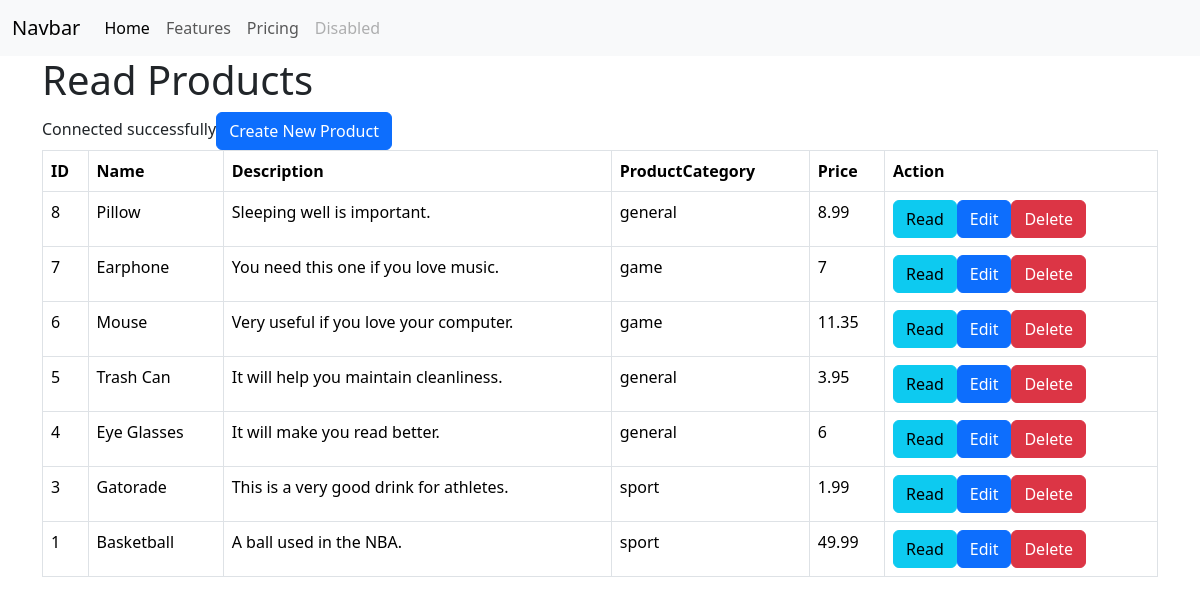
Screenshot of /product_listing.php with the database file from the repository.
### tables this page shows
CREATE TABLE IF NOT EXISTS `products` (
  `id` int NOT NULL AUTO_INCREMENT,
  `name` varchar(128) NOT NULL,
  `description` text NOT NULL,
  `product_cat` int NOT NULL,
  `price` double NOT NULL,
  `created` datetime NOT NULL,
  `modified` timestamp NOT NULL DEFAULT CURRENT_TIMESTAMP ON UPDATE CURRENT_TIMESTAMP,
  PRIMARY KEY (`id`)
);

CREATE TABLE IF NOT EXISTS `product_cat` (
  `product_cat_id` int NOT NULL,
  `product_cat_name` varchar(50) NOT NULL,
  `product_cat_description` text NOT NULL,
  PRIMARY KEY (`product_cat_id`)
);

### product_listing.php (the view, shortened to what this page needs)
<!DOCTYPE HTML>
<?php
include "menu.php";
?>
<html>
<head>
    <link href="https://cdn.jsdelivr.net/npm/bootstrap@5.3.3/dist/css/bootstrap.min.css" rel="stylesheet">
</head>
<body>
    <div class="container">
        <div class="page-header">
            <h1>Read Products</h1>
        </div>
        <?php
        include 'config/database.php';
        $query = "SELECT id, name, description, price, product_cat_name FROM products
        INNER JOIN product_cat on products.product_cat =product_cat.product_cat_id ORDER BY id DESC";
        $stmt = $con->prepare($query);
        $stmt->execute();
        $num = $stmt->rowCount();
        echo "<a href='create.php' class='btn btn-primary m-b-1em'>Create New Product</a>";
        if ($num > 0) {
            echo "<table class='table table-hover table-responsive table-bordered'>";
            echo "<tr>";
            echo "<th>ID</th>";
            echo "<th>Name</th>";
            echo "<th>Description</th>";
            echo "<th>ProductCategory</th>";
            echo "<th>Price</th>";
            echo "<th>Action</th>";
            echo "</tr>";
            while ($row = $stmt->fetch(PDO::FETCH_ASSOC)) {
                extract($row);
                echo "<tr>";
                echo "<td>{$id}</td>";
                echo "<td>{$name}</td>";
                echo "<td>{$description}</td>";
                echo "<td>{$product_cat_name}</td>";
                echo "<td>{$price}</td>";
                echo "<td>";
                echo "<a href='product_details.php?id={$id}' class='btn btn-info m-r-1em'>Read</a>";
                echo "<a href='update.php?id={$id}' class='btn btn-primary m-r-1em'>Edit</a>";
                echo "<a href='#' onclick='delete_user({$id});'  class='btn btn-danger'>Delete</a>";
                echo "</td>";
                echo "</tr>";
            }
            echo "</table>";
        }
        else {
            echo "<div class='alert alert-danger'>No records found.</div>";
        }
        ?>
    </div>
</body>
</html>

### rows the page displays
products: id "8", name "Pillow", description "Sleeping well is important.", product_cat.product_cat_name "general", price "8.99"
products: id "7", name "Earphone", description "You need this one if you love music.", product_cat.product_cat_name "game", price "7"
products: id "6", name "Mouse", description "Very useful if you love your computer.", product_cat.product_cat_name "game", price "11.35"
products: id "5", name "Trash Can", description "It will help you maintain cleanliness.", product_cat.product_cat_name "general", price "3.95"
products: id "4", name "Eye Glasses", description "It will make you read better.", product_cat.product_cat_name "general", price "6"
products: id "3", name "Gatorade", description "This is a very good drink for athletes.", product_cat.product_cat_name "sport", price "1.99"
products: id "1", name "Basketball", description "A ball used in the NBA.", product_cat.product_cat_name "sport", price "49.99"
